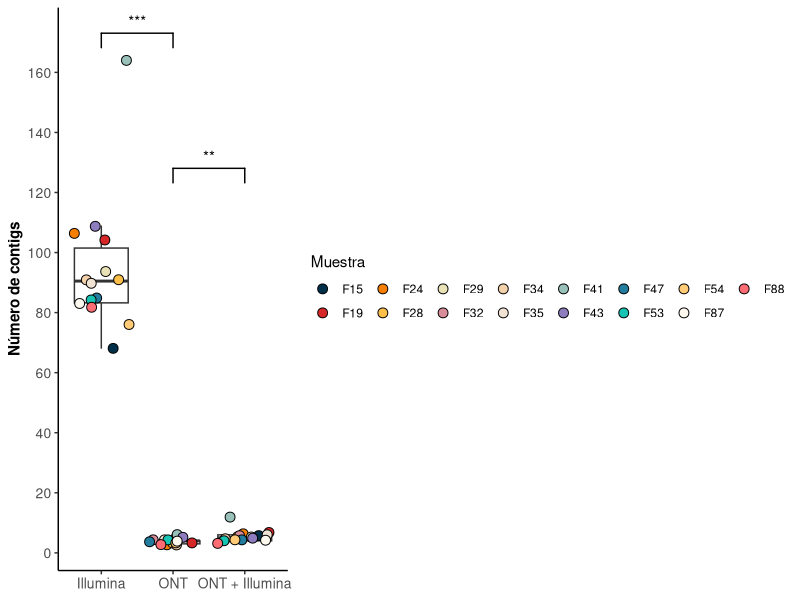
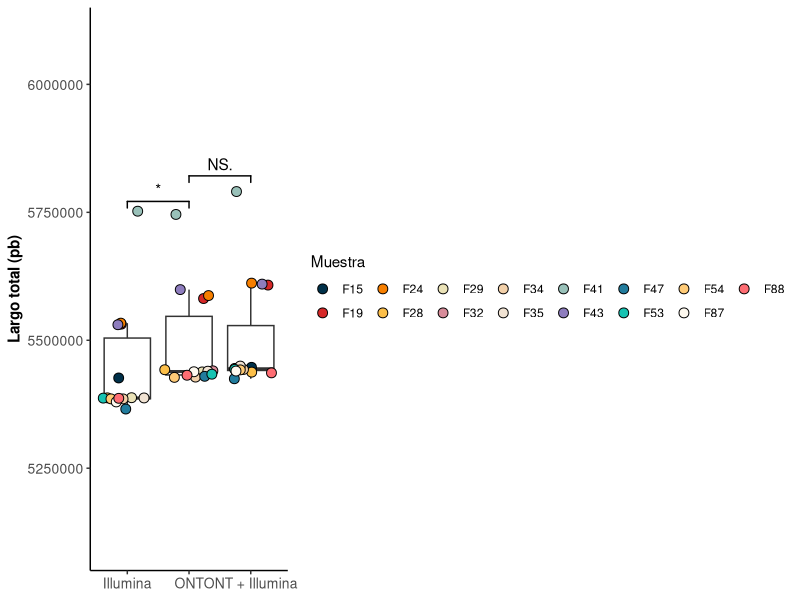
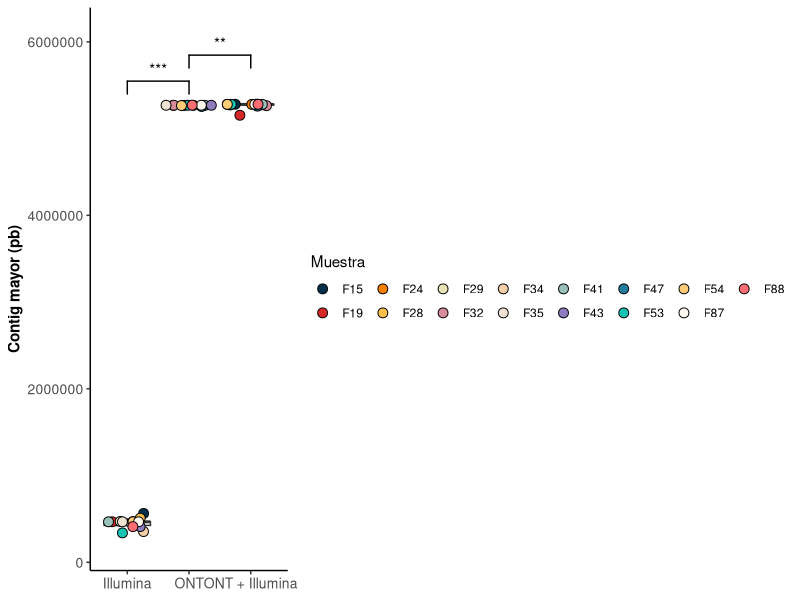
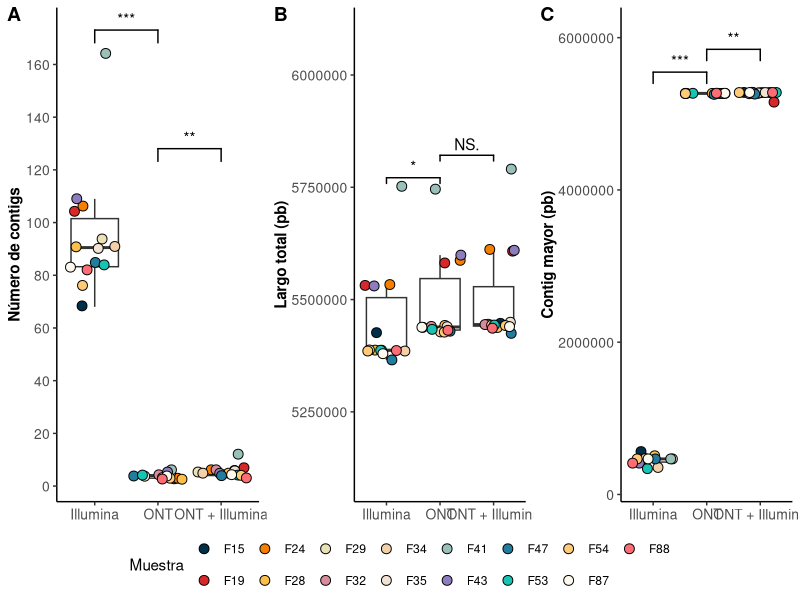
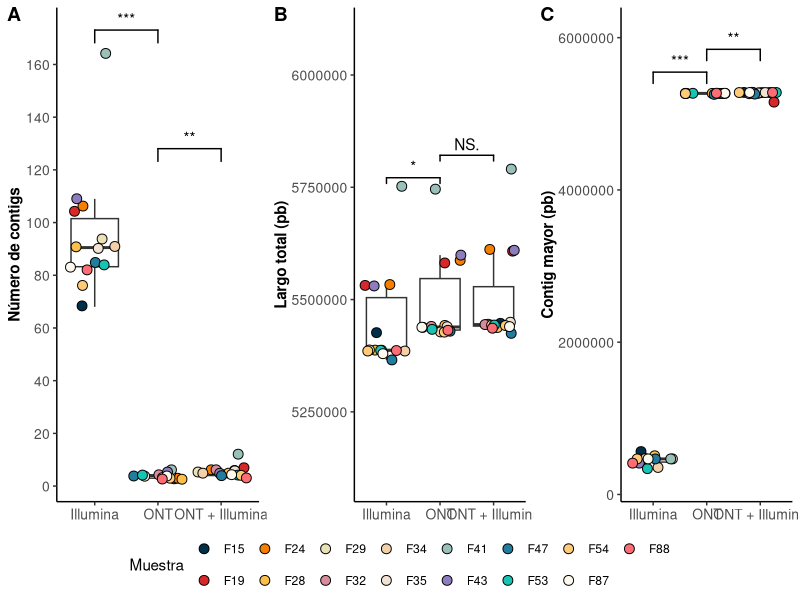

Write the R code that produced these figures, in order.
library(ggplot2)
library(ggsignif)
library(dplyr)

setwd("./")

df <- read.table("tabla_resumen.tsv", sep = "\t", header = T)
head(df)
colnames(df) <- c("Muestra", "Largo_total", "Contigs", "contig_largo", "ST", "Plataforma")
df$Largo_total <- gsub("[.]", "", df$Largo_total)
df$Largo_total <- as.numeric(df$Largo_total)
df$contig_largo <- gsub("[.]", "", df$contig_largo)
df$contig_largo <- as.numeric(df$contig_largo)
df$Contigs <- as.numeric(df$Contigs)


cl <- c("#003049", "#d62828", "#f77f00", "#fcbf49", "#eae2b7", 
        "#d88c9a", "#f2d0a9", "#f1e3d3", "#99c1b9", "#8e7dbe",
        "#227c9d", "#17c3b2", "#ffcb77", "#fef9ef", "#fe6d73")

dt <- select(df, Muestra, Plataforma, Contigs)
dim(dt)
max(dt$Contigs)
colnames(dt)[1] <- c("Muestra")
head(dt)


p <- ggplot(dt, aes(x=Plataforma, y=Contigs)) + 
  geom_boxplot(alpha = 0) +
  theme(axis.line = element_line(colour = "black"),
        panel.grid.major = element_blank(),
        panel.grid.minor = element_blank(),
        panel.border = element_blank(),
        panel.background = element_blank(),
        axis.title.x = element_blank(),
        axis.title.y = element_text(face = "bold"),
        axis.text = element_text(size = 10)) +
  geom_signif(comparisons = list(c("ONT", "ONT + Illumina")), map_signif_level = T, y_position = c(120)) +
  geom_signif(comparisons = list(c("ONT", "Illumina")), map_signif_level = T, y_position = c(165)) +
  geom_jitter(size = 3, pch=21, aes(fill = Muestra), alpha = 1) +
  scale_fill_manual(values = cl) +ylab("Número de contigs") +
  scale_y_continuous(breaks=seq(0, 170, 20)) +
  guides(fill=guide_legend(nrow=2))
p



dt <- dt %>% group_by(Plataforma) %>%
  summarise(prom = mean(Contigs), ds = sd(Contigs))

shapiro.test(df$Contigs) #not normal distributed


l <- select(df, Muestra, Plataforma, Largo_total)
l <- l %>% group_by(Plataforma) %>%
  summarise(prom = mean(Largo_total), ds = sd(Largo_total))


q <- ggplot(df, aes(x=Plataforma, y=Largo_total)) + 
  geom_boxplot(alpha = 0) +
  theme(axis.line = element_line(colour = "black"),
        panel.grid.major = element_blank(),
        panel.grid.minor = element_blank(),
        panel.border = element_blank(),
        panel.background = element_blank(),
        axis.title.x = element_blank(),
        axis.title.y = element_text(face = "bold"),
        axis.text = element_text(size = 10)) +
  geom_signif(comparisons = list(c("ONT", "ONT + Illumina")), map_signif_level = T, y_position = c(5800000)) +
  geom_signif(comparisons = list(c("ONT", "Illumina")), map_signif_level = T, y_position = c(5750000)) +
  geom_jitter(size = 3, pch=21, aes(fill = Muestra), alpha = 1) +
  scale_fill_manual(values = cl) + ylab("Largo total (pb)")+
  scale_y_continuous(limits=c(5100000, 6100000))+
  guides(fill=guide_legend(nrow=2))
q



options(scipen = 999)
head(df)

df <- as.data.frame(df)
s <- ggplot(df, aes(x=Plataforma, y=contig_largo)) + 
  geom_boxplot(alpha = 0) +
  theme(axis.line = element_line(colour = "black"),
        panel.grid.major = element_blank(),
        panel.grid.minor = element_blank(),
        panel.border = element_blank(),
        panel.background = element_blank(), 
        axis.title.x = element_blank(),
        axis.title.y = element_text(face = "bold"),
        axis.text = element_text(size = 10)) +
  geom_signif(comparisons = list(c("ONT", "ONT + Illumina")), map_signif_level = T, y_position = c(5600000)) +
  geom_signif(comparisons = list(c("ONT", "Illumina")), map_signif_level = T, y_position = c(5300000)) +
  geom_jitter(size = 3, pch=21, aes(fill = Muestra), alpha = 1) +
  scale_fill_manual(values = cl) +
  ylab("Contig mayor (pb)")+
  scale_y_continuous(limits=c(200000, 6100000)) +
  guides(fill=guide_legend(nrow=2))
s

cll <- select(df, Muestra, Plataforma, contig_largo)
cll <- cll %>% group_by(Plataforma) %>%
  summarise(prom = mean(contig_largo), ds = sd(contig_largo))

library(ggpubr)
fig <- ggarrange(p, q, s, ncol = 3, common.legend = T, legend = "bottom", labels = c("A", "B", "C"))
fig

png('fig3_cap1.png', res = 600, height = 10, width = 25, units = 'cm')
fig
dev.off()
